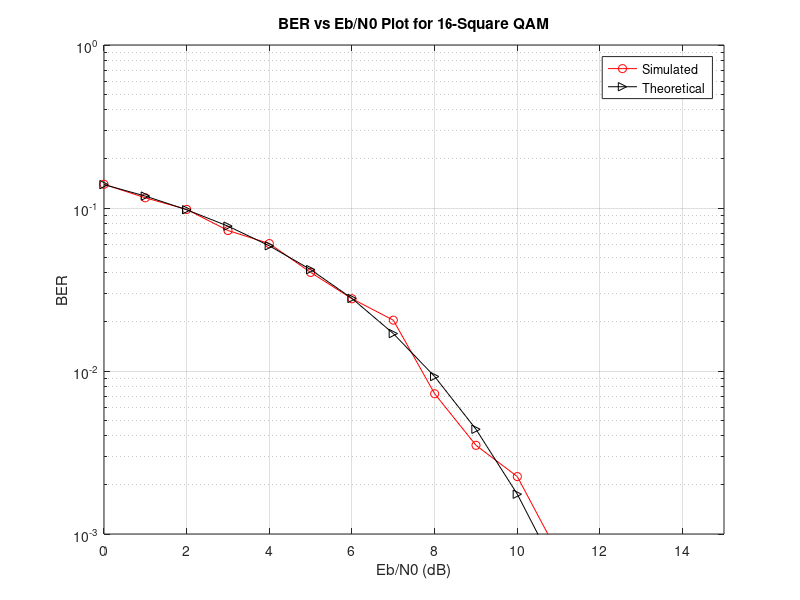

Write MATLAB code to recreate this figure.
clc;
clear all;
close all;
pkg load communications
N = 4000;  % Number of bits to be transmitted using *-PSK
           % Too large value may slow down the program
x = randi([0,1],1,N); % Random input bits generation
M = 16;     % Number of Symbols in 16-Square QAM
d = sqrt(2/5); % Average symbol energy is normalised to unity

% Symbol Generation
yy = [];
for i=1:4:length(x)
  if x(i)==0 && x(i+1)==0 & x(i+2)==0 & x(i+3)==0
    y = -3*d/2+j*(-3*d/2);
  elseif x(i)==0 && x(i+1)==0 & x(i+2)==0 & x(i+3)==1
    y = -3*d/2+j*(-d/2);
  elseif x(i)==0 && x(i+1)==0 & x(i+2)==1 & x(i+3)==1
    y = -3*d/2+j*(d/2);
  elseif x(i)==0 && x(i+1)==0 & x(i+2)==1 & x(i+3)==0
    y = -3*d/2+j*(3*d/2);

  elseif x(i)==0 && x(i+1)==1 & x(i+2)==0 & x(i+3)==0
    y = -d/2+j*(-3*d/2);
  elseif x(i)==0 && x(i+1)==1 & x(i+2)==0 & x(i+3)==1
    y = -d/2+j*(-d/2);
  elseif x(i)==0 && x(i+1)==1 & x(i+2)==1 & x(i+3)==1
    y = -d/2+j*(d/2);
  elseif x(i)==0 && x(i+1)==1 & x(i+2)==1 & x(i+3)==0
    y = -d/2+j*(3*d/2);

  elseif x(i)==1 && x(i+1)==1 & x(i+2)==0 & x(i+3)==0
    y = d/2+j*(-3*d/2);
  elseif x(i)==1 && x(i+1)==1 & x(i+2)==0 & x(i+3)==1
    y = d/2+j*(-d/2);
  elseif x(i)==1 && x(i+1)==1 & x(i+2)==1 & x(i+3)==1
    y = d/2+j*(d/2);
  elseif x(i)==1 && x(i+1)==1 & x(i+2)==1 & x(i+3)==0
    y = d/2+j*(3*d/2);

  elseif x(i)==1 && x(i+1)==0 & x(i+2)==0 & x(i+3)==0
    y = 3*d/2+j*(-3*d/2);
  elseif x(i)==1 && x(i+1)==0 & x(i+2)==0 & x(i+3)==1
    y = 3*d/2+j*(-d/2);
  elseif x(i)==1 && x(i+1)==0 & x(i+2)==1 & x(i+3)==1
    y = 3*d/2+j*(d/2);
  elseif x(i)==1 && x(i+1)==0 & x(i+2)==1 & x(i+3)==0
    y = 3*d/2+j*(3*d/2);
  endif
% Transmitted Symbols
yy = [yy y];
endfor

% Detection based on euclidean distance
ber_simulated = [];
ber_theoretical = [];
ref_symbols = [-3*d/2+j*(-3*d/2) -3*d/2+j*(-d/2) -3*d/2+j*d/2 -3*d/2+j*(3*d/2) -d/2+j*(-3*d/2) -d/2+j*(-d/2) -d/2+j*d/2 -d/2+j*(3*d/2) d/2+j*(-3*d/2) d/2+j*(-d/2) d/2+j*d/2 d/2+j*(3*d/2) 3*d/2+j*(-3*d/2) 3*d/2+j*(-d/2) 3*d/2+j*d/2 3*d/2+j*(3*d/2)];
for EbN0db = 0:15
EbN0 = 10^(EbN0db/10);
n = (1/sqrt(2))*[randn(1,length(yy)) + 1j*randn(1,length(yy))];
sigma = sqrt(1/((log2(M))*EbN0)); % Symbol energy is normalized to Unity
r = yy + sigma*n;

% Calculation of Euclidian Distances of received symbols from reference symobols
min_dist_index = [];
for i=1:length(r)
  Dist = [];
  for k=1:length(ref_symbols)
  dist = sqrt((real(r(i))-real(ref_symbols(k)))^2 + (imag(r(i))-imag(ref_symbols(k)))^2);
  Dist = [Dist dist];
  endfor
  min_dist_index = [min_dist_index find(Dist==min(Dist))];
endfor

% Estimation of Bits
x_estimated = [];
for i=1:length(r)
  if ref_symbols(min_dist_index(i))== -3*d/2+j*(-3*d/2);
    x_estimated = [x_estimated 0 0 0 0];
  elseif ref_symbols(min_dist_index(i))== -3*d/2+j*(-d/2);
    x_estimated = [x_estimated 0 0 0 1];
  elseif ref_symbols(min_dist_index(i))== -3*d/2+j*(d/2);
    x_estimated = [x_estimated 0 0 1 1];
  elseif ref_symbols(min_dist_index(i))== -3*d/2+j*(3*d/2);
    x_estimated = [x_estimated 0 0 1 0];

  elseif ref_symbols(min_dist_index(i))== -d/2+j*(-3*d/2);
    x_estimated = [x_estimated 0 1 0 0];
  elseif ref_symbols(min_dist_index(i))== -d/2+j*(-d/2);
    x_estimated = [x_estimated 0 1 0 1];
  elseif ref_symbols(min_dist_index(i))== -d/2+j*(d/2);
    x_estimated = [x_estimated 0 1 1 1];
  elseif ref_symbols(min_dist_index(i))== -d/2+j*(3*d/2);
    x_estimated = [x_estimated 0 1 1 0];

  elseif ref_symbols(min_dist_index(i))== d/2+j*(-3*d/2);
    x_estimated = [x_estimated 1 1 0 0];
  elseif ref_symbols(min_dist_index(i))== d/2+j*(-d/2);
    x_estimated = [x_estimated 1 1 0 1];
  elseif ref_symbols(min_dist_index(i))== d/2+j*(d/2);
    x_estimated = [x_estimated 1 1 1 1];
  elseif ref_symbols(min_dist_index(i))== d/2+j*(3*d/2);
    x_estimated = [x_estimated 1 1 1 0];

  elseif ref_symbols(min_dist_index(i))== 3*d/2+j*(-3*d/2);
    x_estimated = [x_estimated 1 0 0 0];
  elseif ref_symbols(min_dist_index(i))== 3*d/2+j*(-d/2);
    x_estimated = [x_estimated 1 0 0 1];
  elseif ref_symbols(min_dist_index(i))== 3*d/2+j*(d/2);
    x_estimated = [x_estimated 1 0 1 1];
  elseif ref_symbols(min_dist_index(i))== 3*d/2+j*(3*d/2);
    x_estimated = [x_estimated 1 0 1 0];
  endif
endfor

% BER Computation
ber_simulated =[ber_simulated sum(x~=x_estimated)/N];
ber_theoretical = [ber_theoretical (3/(2*log2(M)))*erfc(sqrt(2*EbN0/5))];
endfor
EbN0db = 0:15;

% BER Plotting
semilogy(EbN0db, ber_simulated, 'ro-', EbN0db, ber_theoretical, 'k>-');
title('BER vs Eb/N0 Plot for 16-Square QAM');
xlabel('Eb/N0 (dB)');
ylabel('BER');
grid on;
legend('Simulated', 'Theoretical');
axis([0 15 10^-3 10^0]);
